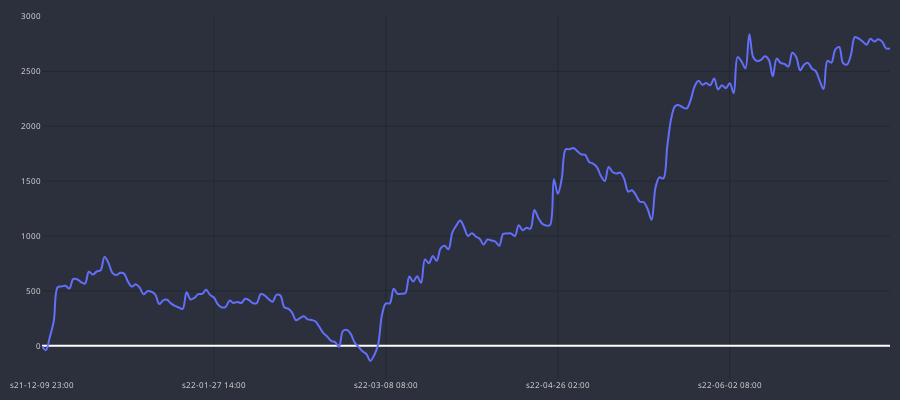
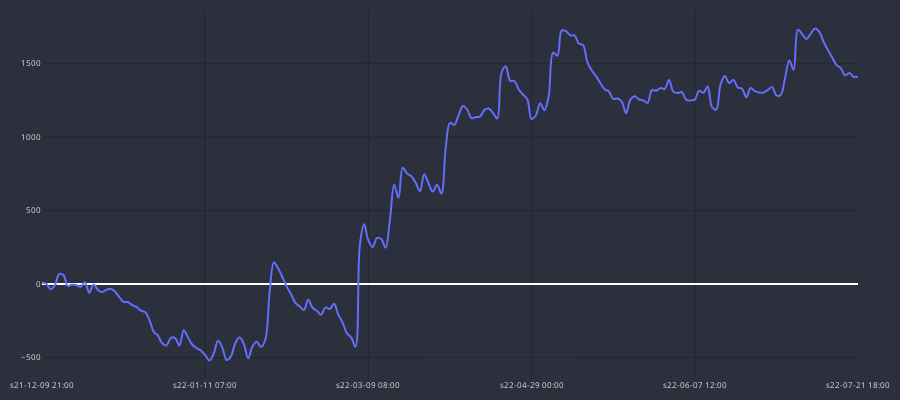
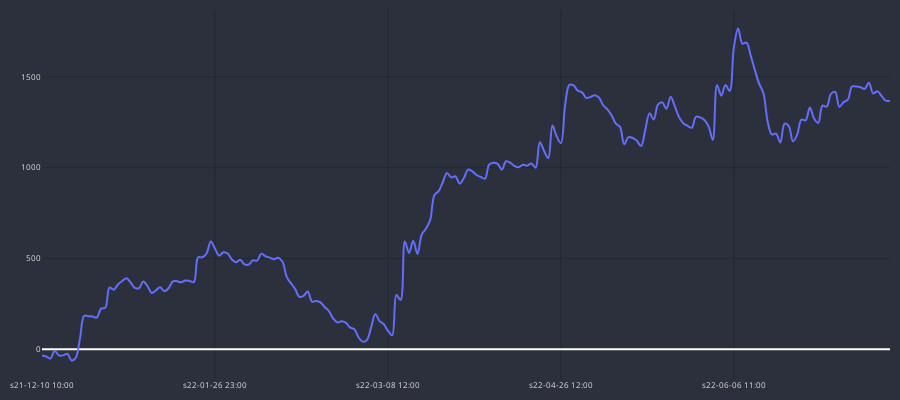
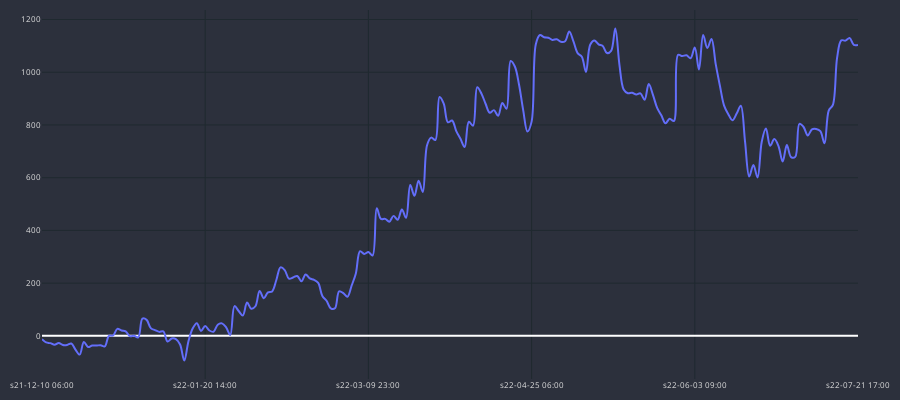

Notebook code cell kept with these figures, in order:
### Code cell
# looping through all of the uniquen pairs of the df_MA_10_MA_20 where the total gain is greater than zero
for curr in df_MA_10_MA_20[df_MA_10_MA_20.total_gain > 0].pair.unique():
    temp_gains = df_ma_trades_h1[(df_ma_trades_h1.cross == cross) & 
        (df_ma_trades_h1.pair == curr)].copy()
    print(curr, int(temp_gains.GAIN.sum()))
    cp = CandlePlot(temp_gains, candles=False)
    cp.show_plot(line_traces=['GAIN_C'])

### Figure 1 — Plotly figure (JSON) as saved in the notebook; plotly's stock layout.template omitted (floating-point values rounded to 4 significant figures; data arrays with more than 128 entries replaced by an {"elided": "..."} marker saying what was removed)
{"data": [{"line": {"shape": "spline", "width": 2}, "name": "GAIN_C", "type": "scatter", "x": {"elided": "218 str values"}, "y": {"elided": "218 float values"}}], "layout": {"font": {"color": "#e1e1e1", "size": 8}, "height": 400, "margin": {"b": 10, "l": 10, "r": 10, "t": 10}, "paper_bgcolor": "#2c303c", "plot_bgcolor": "#2c303c", "width": 900, "xaxis": {"gridcolor": "#1f292f", "nticks": 5, "rangeslider": {"visible": false}}, "yaxis": {"gridcolor": "#1f292f"}}}

### Figure 2 — Plotly figure (JSON) as saved in the notebook; plotly's stock layout.template omitted (floating-point values rounded to 4 significant figures; data arrays with more than 128 entries replaced by an {"elided": "..."} marker saying what was removed)
{"data": [{"line": {"shape": "spline", "width": 2}, "name": "GAIN_C", "type": "scatter", "x": {"elided": "191 str values"}, "y": {"elided": "191 float values"}}], "layout": {"font": {"color": "#e1e1e1", "size": 8}, "height": 400, "margin": {"b": 10, "l": 10, "r": 10, "t": 10}, "paper_bgcolor": "#2c303c", "plot_bgcolor": "#2c303c", "width": 900, "xaxis": {"gridcolor": "#1f292f", "nticks": 5, "rangeslider": {"visible": false}}, "yaxis": {"gridcolor": "#1f292f"}}}

### Figure 3 — Plotly figure (JSON) as saved in the notebook; plotly's stock layout.template omitted (floating-point values rounded to 4 significant figures; data arrays with more than 128 entries replaced by an {"elided": "..."} marker saying what was removed)
{"data": [{"line": {"shape": "spline", "width": 2}, "name": "GAIN_C", "type": "scatter", "x": {"elided": "202 str values"}, "y": {"elided": "202 float values"}}], "layout": {"font": {"color": "#e1e1e1", "size": 8}, "height": 400, "margin": {"b": 10, "l": 10, "r": 10, "t": 10}, "paper_bgcolor": "#2c303c", "plot_bgcolor": "#2c303c", "width": 900, "xaxis": {"gridcolor": "#1f292f", "nticks": 5, "rangeslider": {"visible": false}}, "yaxis": {"gridcolor": "#1f292f"}}}

### Figure 4 — Plotly figure (JSON) as saved in the notebook; plotly's stock layout.template omitted (floating-point values rounded to 4 significant figures; data arrays with more than 128 entries replaced by an {"elided": "..."} marker saying what was removed)
{"data": [{"line": {"shape": "spline", "width": 2}, "name": "GAIN_C", "type": "scatter", "x": {"elided": "196 str values"}, "y": {"elided": "196 float values"}}], "layout": {"font": {"color": "#e1e1e1", "size": 8}, "height": 400, "margin": {"b": 10, "l": 10, "r": 10, "t": 10}, "paper_bgcolor": "#2c303c", "plot_bgcolor": "#2c303c", "width": 900, "xaxis": {"gridcolor": "#1f292f", "nticks": 5, "rangeslider": {"visible": false}}, "yaxis": {"gridcolor": "#1f292f"}}}
